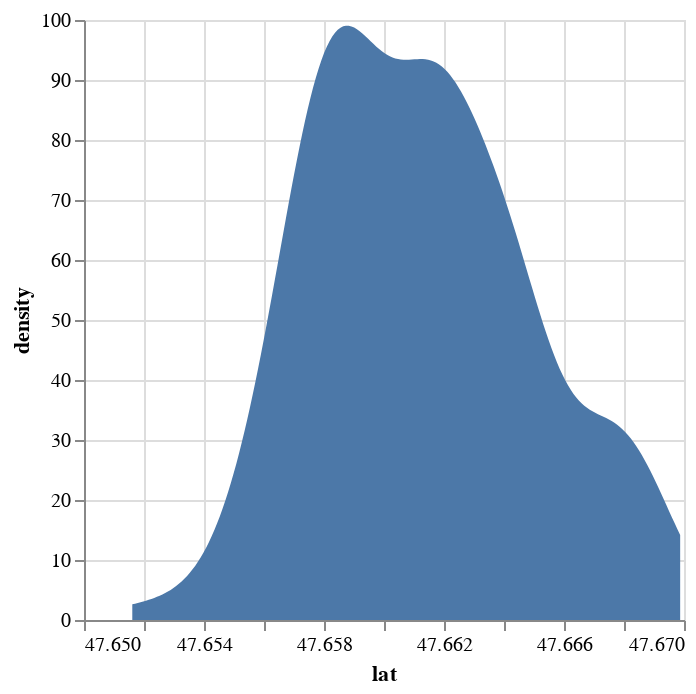

Write notebook code for a chart like this one.
### Markdown cell above
**Part 3**

### Code cell
alt.Chart(d).transform_density(
    'lat',
    as_=['lat','density']
).mark_area().encode(
    alt.X('lat:Q'),
    alt.Y('density:Q')
)

### Figure 1 — Vega-Lite specification as saved in the notebook (floating-point values rounded to 4 significant figures; data arrays with more than 128 entries replaced by an {"elided": "..."} marker saying what was removed)
{"config": {"view": {"continuousWidth": 300, "continuousHeight": 300}}, "data": {"name": "data-6dfcc2d045bece6fe69863e2539333af"}, "mark": {"type": "area"}, "encoding": {"x": {"field": "lat", "type": "quantitative"}, "y": {"field": "density", "type": "quantitative"}}, "transform": [{"density": "lat", "as": ["lat", "density"]}], "$schema": "https://vega.github.io/schema/vega-lite/v5.8.0.json", "datasets": {"data-6dfcc2d045bece6fe69863e2539333af": {"elided": "182 records"}}}
